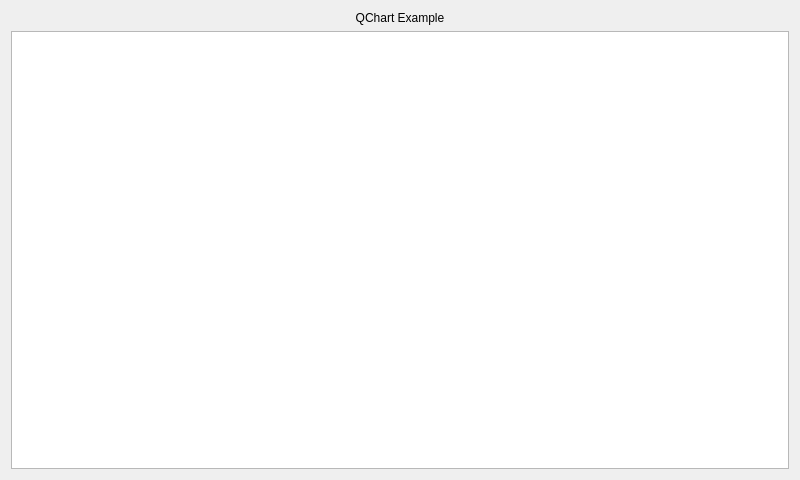
<?xml version="1.0" encoding="UTF-8"?>
<ui version="4.0">
 <class>Widget</class>
 <widget class="QWidget" name="Widget">
  <property name="geometry">
   <rect>
    <x>0</x>
    <y>0</y>
    <width>800</width>
    <height>480</height>
   </rect>
  </property>
  <property name="windowTitle">
   <string>Widget</string>
  </property>
  <layout class="QVBoxLayout" name="verticalLayout">
   <item>
    <widget class="QLabel" name="label">
     <property name="text">
      <string>QChart Example</string>
     </property>
     <property name="alignment">
      <set>Qt::AlignCenter</set>
     </property>
    </widget>
   </item>
   <item>
    <widget class="QChartView" name="ChartView"/>
   </item>
  </layout>
 </widget>
 <customwidgets>
  <customwidget>
   <class>QChartView</class>
   <extends>QGraphicsView</extends>
   <header>qchartview.h</header>
  </customwidget>
 </customwidgets>
 <resources/>
 <connections/>
</ui>
